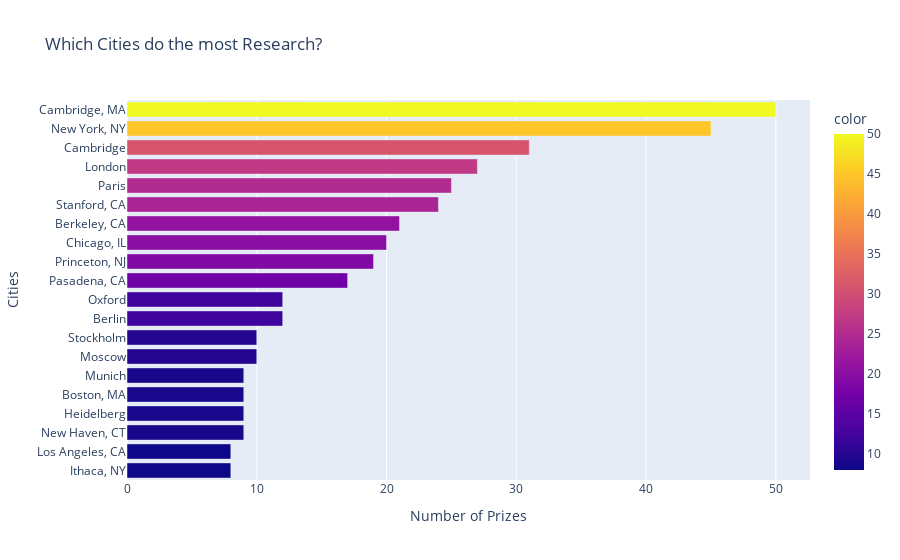

The notebook cell this image was saved under:
### Code cell
cities_bar = px.bar(
    x = top20_cities.values,
    y = top20_cities.index,
    color = top20_cities.values,
    orientation = 'h',
    color_continuous_scale= px.colors.sequential.Plasma,
    title = 'Which Cities do the most Research?'
)
cities_bar.update_layout(
    xaxis_title = 'Number of Prizes',
    yaxis_title = 'Cities'
)
cities_bar.show()

### Figure 1 — Plotly figure (JSON) as saved in the notebook; plotly's stock layout.template omitted (floating-point values rounded to 4 significant figures)
{"data": [{"alignmentgroup": "True", "hovertemplate": "x=%{x}<br>y=%{y}<br>color=%{marker.color}<extra></extra>", "legendgroup": "", "marker": {"color": [8, 8, 9, 9, 9, 9, 10, 10, 12, 12, 17, 19, 20, 21, 24, 25, 27, 31, 45, 50], "coloraxis": "coloraxis", "pattern": {"shape": ""}}, "name": "", "offsetgroup": "", "orientation": "h", "showlegend": false, "textposition": "auto", "type": "bar", "x": [8, 8, 9, 9, 9, 9, 10, 10, 12, 12, 17, 19, 20, 21, 24, 25, 27, 31, 45, 50], "xaxis": "x", "y": ["Ithaca, NY", "Los Angeles, CA", "New Haven, CT", "Heidelberg", "Boston, MA", "Munich", "Moscow", "Stockholm", "Berlin", "Oxford", "Pasadena, CA", "Princeton, NJ", "Chicago, IL", "Berkeley, CA", "Stanford, CA", "Paris", "London", "Cambridge", "New York, NY", "Cambridge, MA"], "yaxis": "y"}], "layout": {"barmode": "relative", "coloraxis": {"colorbar": {"title": {"text": "color"}}, "colorscale": [[0, "#0d0887"], [0.1111, "#46039f"], [0.2222, "#7201a8"], [0.3333, "#9c179e"], [0.4444, "#bd3786"], [0.5556, "#d8576b"], [0.6667, "#ed7953"], [0.7778, "#fb9f3a"], [0.8889, "#fdca26"], [1, "#f0f921"]]}, "legend": {"tracegroupgap": 0}, "title": {"text": "Which Cities do the most Research?"}, "xaxis": {"anchor": "y", "domain": [0, 1], "title": {"text": "Number of Prizes"}}, "yaxis": {"anchor": "x", "domain": [0, 1], "title": {"text": "Cities"}}}}
